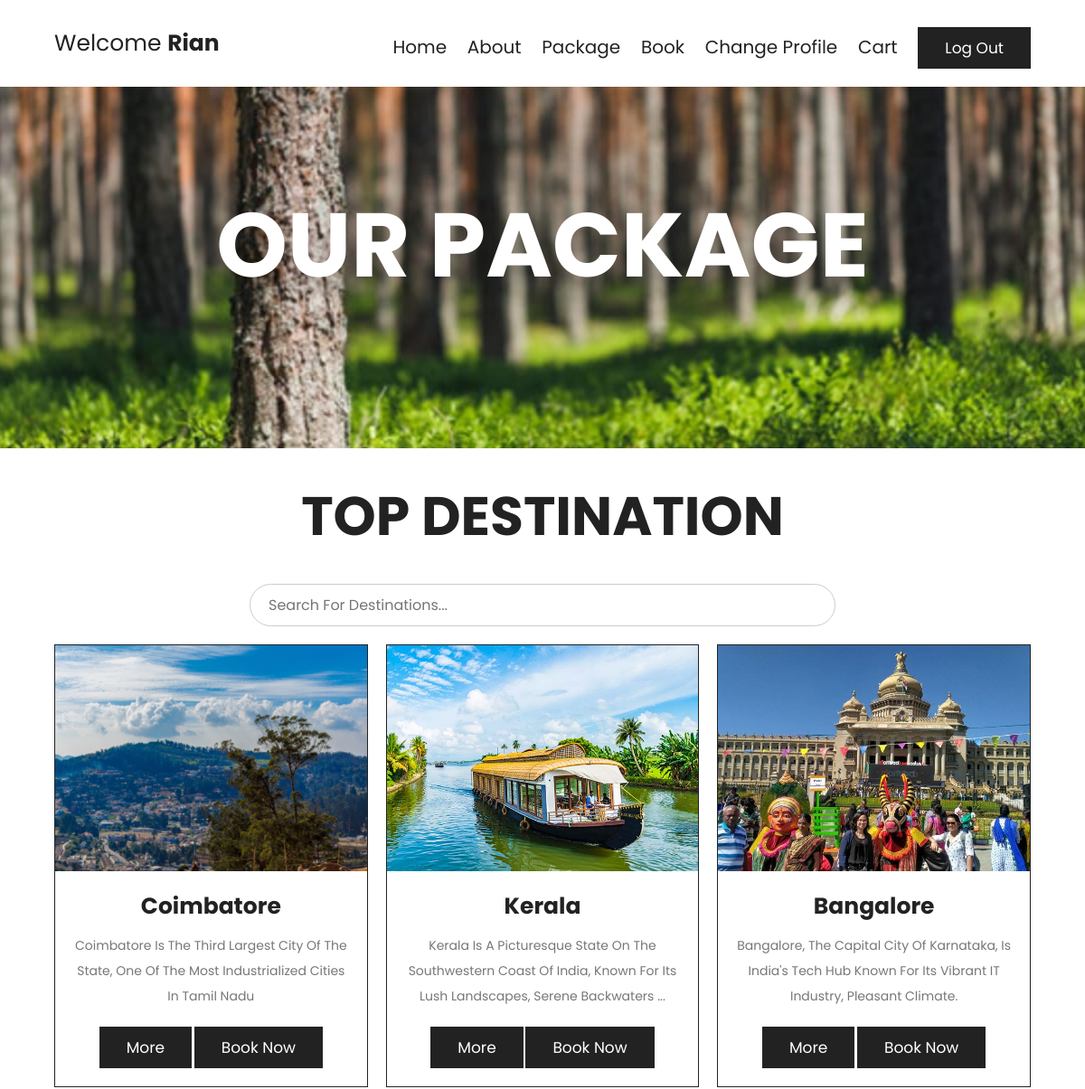
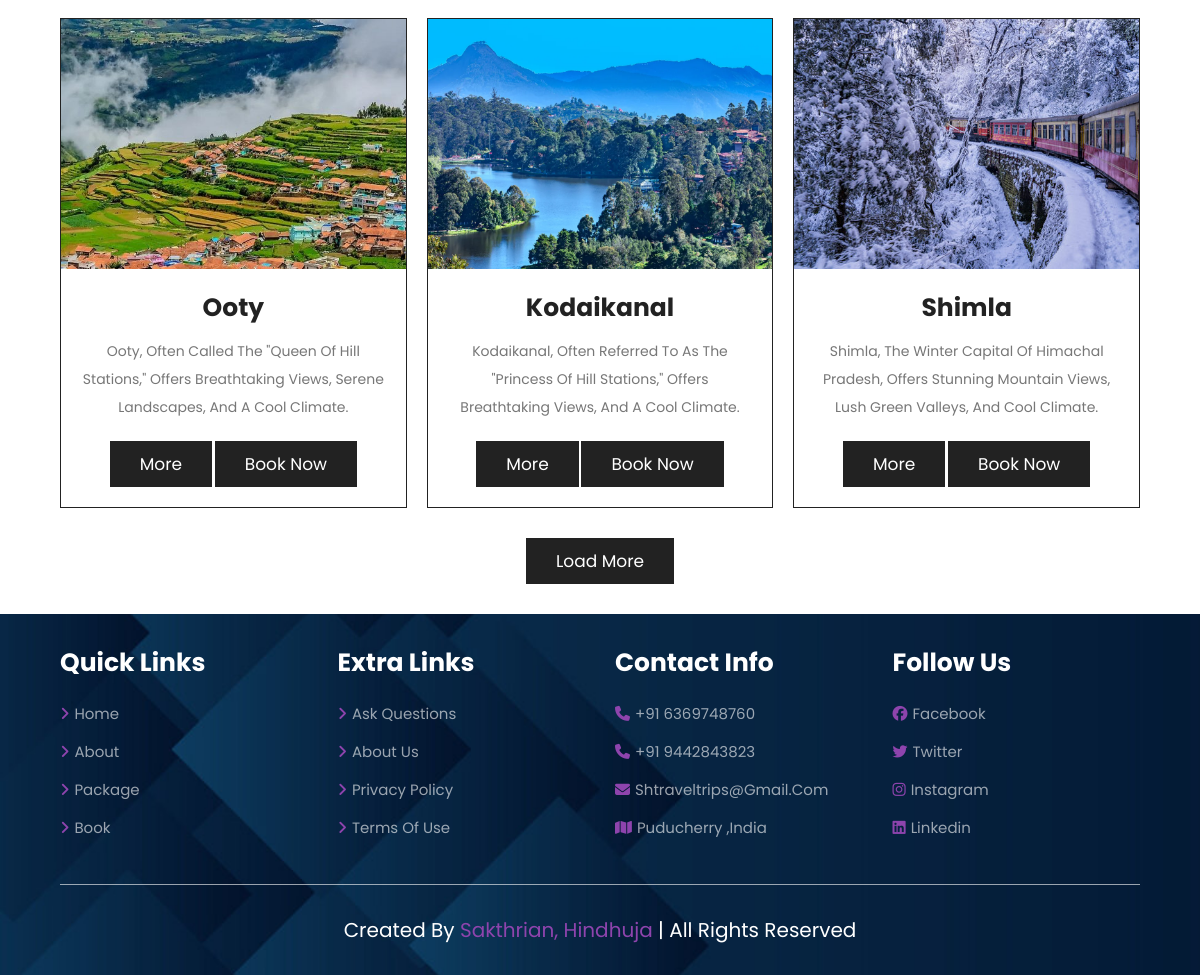
The app's page /package.php (signed in) with its own data (2 pictures, top to bottom).
### tables this page shows
CREATE TABLE `users` (
  `Id` int(11) NOT NULL,
  `Username` varchar(200) DEFAULT NULL,
  `Email` varchar(200) DEFAULT NULL,
  `Age` int(11) DEFAULT NULL,
  `Password` varchar(200) DEFAULT NULL
);

CREATE TABLE `packages` (
  `id` int(11) NOT NULL,
  `package_name` varchar(200) DEFAULT NULL,
  `image` varchar(200) DEFAULT NULL,
  `description` varchar(200) DEFAULT NULL
);

### controllers/NavbarController.php (called while the page is built)
<?php
require_once 'models/User.php';
class NavbarController {
    public function showNavbar() {
        $id = $_SESSION['id'];
        $user = User::getById($id);
        include 'views/navbar.php';
    }
}
?>

### models/User.php (called while the page is built)
<?php
class User {
    public static function getById($id) {
        global $con;
        $query = mysqli_query($con, "SELECT * FROM users WHERE Id = $id");
        return mysqli_fetch_assoc($query);
    }
}
?>

### package.php (the view, shortened to what this page needs)
<?php
   include("php/config.php");
?>
<!DOCTYPE html>
<html lang="en">
    <head>
        <link rel="stylesheet" href="https://unpkg.com/swiper/swiper-bundle.min.css">
        <link rel="stylesheet" href="https://cdnjs.cloudflare.com/ajax/libs/font-awesome/6.5.2/css/all.min.css">
        <link rel="stylesheet" href="style.css">
    </head>
    <body>
<section class="header">
    <?php
    require_once 'controllers/NavbarController.php';
    $navbarController = new NavbarController();
    $navbarController->showNavbar();
    ?>
</section>
    <div class="heading" style="background:url(images/forest.jpeg)no-repeat">
        <h1>Our Package</h1>
    </div>
    <section class="packages">
        <h1 class="heading-title">Top Destination</h1>
        <div class="search-container">
            <input type="text" id="search-input" placeholder="Search for destinations...">
        </div>
        <div class="box-container" id="box-cont">
            <?php
            $query = "SELECT * FROM packages";
            $result = mysqli_query($con, $query);
            while ($row = mysqli_fetch_assoc($result)) {
                echo '
                <div class="box" data-title="' . htmlspecialchars($row['package_name']) . '">
                    <div class="images">
                        <img src="images/' . htmlspecialchars($row['image']) . '" alt="">
                    </div>
                    <div class="content">
                        <h3>' . htmlspecialchars($row['package_name']) . '</h3>
                        <p>' . htmlspecialchars($row['description']) . '</p>
                        <a href="morename.php?package=' . urlencode($row['package_name']) . '" class="btn">More</a>
                        <a href="book.php" class="btn">Book now</a>
                    </div>
                </div>';
            }
            ?>
        </div>
        <div class="load-more"><span class="btn">Load more</span></div>
    </section>
<section class="footer">
    <div class="box-container">
        <div class="box">
            <h3>Quick links</h3>
            <a href="home.php"><i class="fas fa-angle-right"></i>Home</a>
            <a href="about.php"><i class="fas fa-angle-right"></i>About</a>
            <a href="package.php"><i class="fas fa-angle-right"></i>Package</a>
            <a href="book.php"><i class="fas fa-angle-right"></i>Book</a>
        </div>
        <div class="box">
            <h3>Extra links</h3>
            <a href="#"><i class="fas fa-angle-right"></i>Ask questions</a>
            <a href="#"><i class="fas fa-angle-right"></i>About us</a>
            <a href="#"><i class="fas fa-angle-right"></i>Privacy policy</a>
            <a href="#"><i class="fas fa-angle-right"></i>Terms of use</a>
        </div>
        <div class="box">
            <h3>Contact Info</h3>
            <a href="#"><i class="fas fa-phone"></i>+91 6369748760</a>
            <a href="#"><i class="fas fa-phone"></i>+91 9442843823</a>
            <a href="#"><i class="fas fa-envelope"></i>shtraveltrips@gmail.com</a>
            <a href="#"><i class="fas fa-map"></i>Puducherry ,India</a>
           </div>
           <div class="box">
            <h3>Follow Us</h3>
            <a href="#"><i class="fa-brands fa-facebook"></i>Facebook</a>
            <a href="#"><i class="fa-brands fa-twitter"></i>Twitter</a>
            <a href="#"><i class="fa-brands fa-instagram"></i>Instagram</a>
            <a href="#"><i class="fa-brands fa-linkedin"></i>Linkedin</a>
           </div>
    </div>
    <div class="credit">Created by <span>Sakthrian, Hindhuja </span>| all rights reserved</div>
</section>
</body>
</html>

### views/navbar.php (shortened to what this page needs)
<?php if (isset($user)): ?>
<a href="home.php" class="logo">Welcome <b><?php echo $user['Username']; ?></b></a>
<nav class="navbar">
    <a href="home.php">Home</a>
    <a href="about.php">About</a>
    <a href="package.php">Package</a>
    <a href="book.php">Book</a>
    <a href='edit.php?Id=<?php echo $user['Id']; ?>'>Change Profile</a>
    <a href="wishlist_view.php">Cart</a>
    <a href="php/logout.php"> <button class="btn">Log Out</button> </a>
</nav>
<?php endif; ?>

### style.css (style rules this page uses)
:root { --main-color:#8e44ad; --black:#222; --white:#fff; --light-black:#777; --light-white:#fff9; --dark-bg:rgba(0,0,0,.7); --light-bg:#eee; --border:.1rem solid var(--black); --box-shadow:0 5rem 1remrgba(0,0,0,.1); --text-shadow:0 1.5rem 3rem rgba(0,0,0,.3); }
* { font-family: 'Poppins',sans-serif; margin: 0; padding: 0; box-sizing: border-box; outline: none; border: none; text-decoration: none; text-transform: capitalize; }
html { font-size: 62.5%; overflow-x: hidden; }
section { padding: 5rem 10%; }
.heading { background-size: cover !important; background-position: center !important; padding-top: 10rem; padding-bottom: 15rem; display: flex; align-items: center; justify-content: center; }
.heading h1 { font-size: 10rem; text-transform: uppercase; color: var(--white); text-shadow: var(--text-shadow); }
.btn { display: inline-block; background: var(--black); margin-top: 1rem; color: var(--white); font-size: 1.7rem; padding: 1rem 3rem; cursor: pointer; }
.heading-title { text-align: center; margin-bottom: 3rem; font-size: 6rem; text-transform: uppercase; color: var(--black); }
.header { position: sticky; top:0;left: 0;right: 0; z-index: 1000; background-color: var(--white); display: flex; padding-top: 2rem; padding-bottom: 2rem; box-shadow: var(--box-shadow); align-items: center; justify-content: space-between; }
.header .logo { font-size: 2.5rem; color: var(--black); }
.header .navbar a { font-size: 2rem; margin-left: 2rem; color: var(--black); }
.packages .box-container { display: grid; grid-template-columns: repeat(auto-fit,minmax(30rem,1fr)); gap: 2rem; }
.packages .box-container .box { border: var(--border); box-shadow: var(--box-shadow); background: var(--white); display: none; }
.packages .box-container .box:nth-child(1), .packages .box-container .box:nth-child(2), .packages .box-container .box:nth-child(3), .packages .box-container .box:nth-child(4), .packages .box-container .box:nth-child(5), .packages .box-container .box:nth-child(6) { display: inline-block; }
.packages .box-container .box .images { height: 25rem; overflow: hidden; }
.packages .box-container .box .images img { height: 100%; width: 100%; object-fit: cover; transition: .2s linear; }
.packages .box-container .box .content { padding: 2rem; text-align: center; }
.packages .box-container .box .content h3 { font-size: 2.5rem; color: var(--black); }
.packages .box-container .box .content p { font-size: 1.4rem; color: var(--light-black); line-height: 2; padding: 1rem 0; }
.packages .load-more { text-align: center; margin-top: 2rem; }
.footer { background: url(images/footer.jpg) no-repeat; background-size: cover; background-position: center; }
.footer .box-container { display: grid; grid-template-columns: repeat(auto-fit,minmax(22rem,1fr)); gap: 3rem; }
.footer .box-container .box h3 { color: var(--white); font-size: 2.5rem; padding-bottom: 2rem; }
.footer .box-container .box a { color: var(--light-white); font-size: 1.5rem; padding-bottom: 1.5rem; display: block; }
.footer .box-container .box a i { color: var(--main-color); padding-right: .5rem; transition: .2s linear; }
.footer .credit { text-align: center; padding-top: 3rem; margin-top: 3rem; border-top: .1rem solid var(--light-white) ; font-size: 2rem; color: var(--white); }
.footer .credit span { color: var(--main-color); }
@media (max-width:1200px) { section { padding: 3rem 5%; } }

### package.php (style rules this page uses)
.search-container { width: 100%; display: flex; justify-content: center; margin-bottom: 20px; }
#search-input { width: 60%; padding: 10px 20px; font-size: 16px; border: 1px solid #ccc; border-radius: 25px; outline: none; transition: all 0.3s ease; }

### records on screen
users: Username "Rian"
packages: image (picture), package_name "Coimbatore", description "Coimbatore Is The Third Largest City Of The State, One Of The Most Industrialized Cities In Tamil Nadu"
packages: image (picture), package_name "Kerala", description "Kerala Is A Picturesque State On The Southwestern Coast Of India, Known For Its Lush Landscapes, Serene Backwaters ..."
packages: image (picture), package_name "Bangalore", description "Bangalore, The Capital City Of Karnataka, Is India's Tech Hub Known For Its Vibrant IT Industry, Pleasant Climate."
packages: image (picture), package_name "Ooty", description "Ooty, Often Called The \"Queen Of Hill Stations,\" Offers Breathtaking Views, Serene Landscapes, And A Cool Climate."
packages: image (picture), package_name "Kodaikanal", description "Kodaikanal, Often Referred To As The \"Princess Of Hill Stations,\" Offers Breathtaking Views, And A Cool Climate."
packages: image (picture), package_name "Shimla", description "Shimla, The Winter Capital Of Himachal Pradesh, Offers Stunning Mountain Views, Lush Green Valleys, And Cool Climate."
